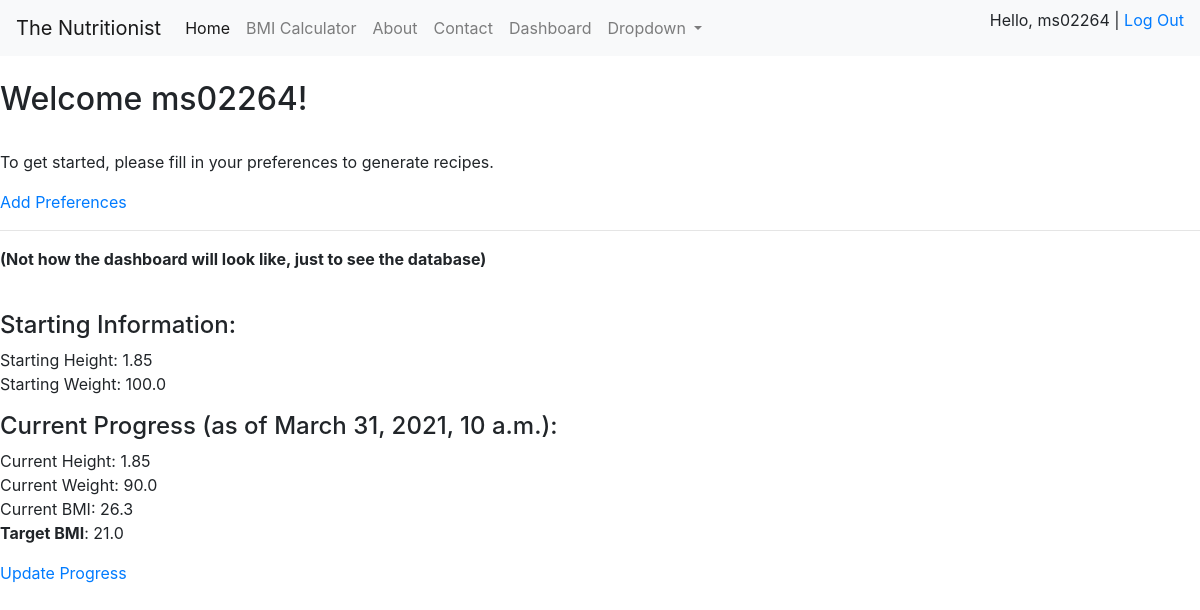
Before: /account/dashboard/2 (signed in) with the older database file.
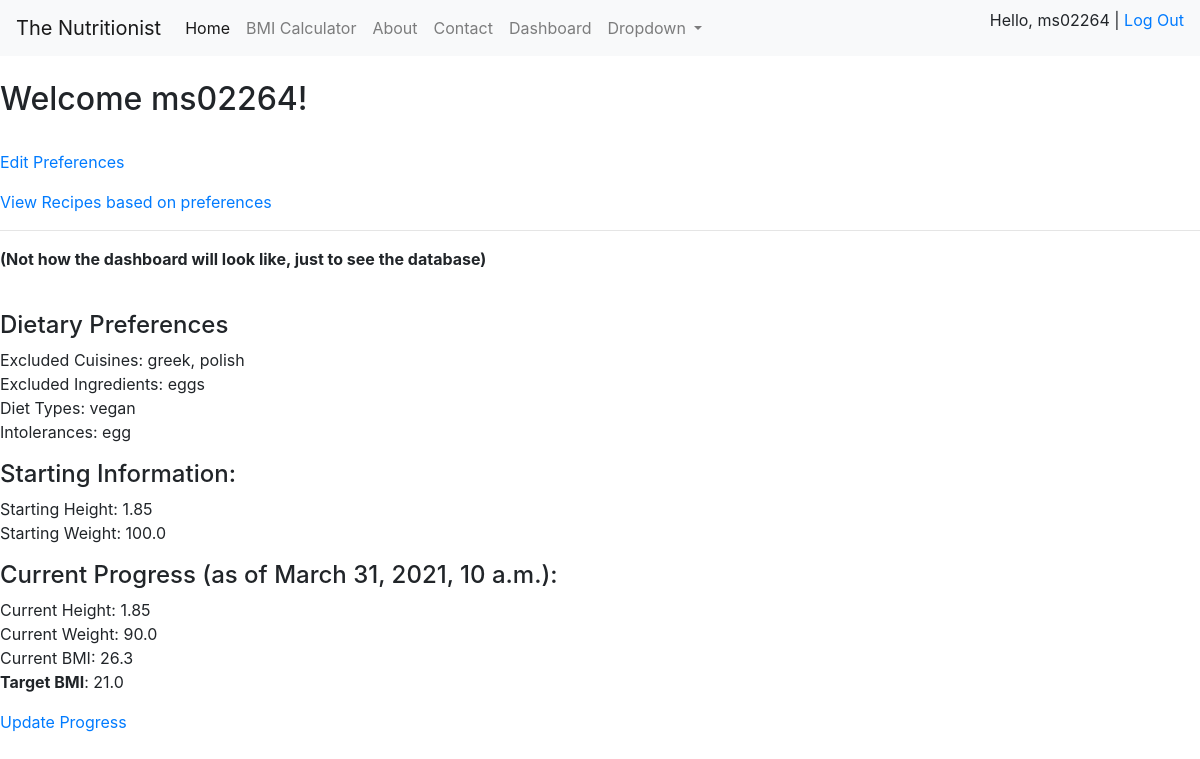
After: the same page with the newer database file.
### account/models.py (models this page shows, shortened)
class Account(AbstractBaseUser):
    email = models.EmailField(verbose_name="email", max_length=60, unique=True)
    username = models.CharField(max_length=30, unique=True, blank=False)
    date_joined = models.DateTimeField(verbose_name='date joined', auto_now_add=True)
    last_login = models.DateTimeField(verbose_name='last login', auto_now=True)
    is_admin = models.BooleanField(default=False)
    is_active = models.BooleanField(default=True)
    is_staff = models.BooleanField(default=False)
    is_superuser = models.BooleanField(default=False)
    USERNAME_FIELD = 'username'
    REQUIRED_FIELDS = ['email']
    objects = MyAccountManager()

### progress/models.py (models this page shows, shortened)
class Progress(models.Model):
    user = models.OneToOneField(Account, on_delete=models.CASCADE, primary_key=True)
    starting_weight = models.FloatField(validators=[MinValueValidator(0), MaxValueValidator(400)], blank=False)
    starting_height = models.FloatField(validators=[MinValueValidator(0), MaxValueValidator(3)], blank=False)
    current_bmi = models.FloatField(validators=[MinValueValidator(10), MaxValueValidator(50)], blank=True)
    target_bmi = models.FloatField(validators=[MinValueValidator(10), MaxValueValidator(50)], blank=False)
    current_height = models.FloatField(validators=[MinValueValidator(0), MaxValueValidator(3)], default=0)
    current_weight = models.FloatField(validators=[MinValueValidator(0), MaxValueValidator(400)], default=0)
    last_updated = models.DateTimeField(auto_now_add=True, blank=True)

### diets/models.py (models this page shows, shortened)
class Diet(models.Model):
    user = models.OneToOneField(Account, on_delete=models.CASCADE, primary_key=True)
    start_date = models.DateTimeField(auto_now_add=True)
    '''
    The total nutrition since the start of the diet. This should let us
    have a 'memory' of previous week's nutrition and let us balance out
    any disproportionate diets. This is a first implementation and
    something I want to review a bit more since there isn't loads of
    research or planning behind how this works.

    -Oliver
    '''
    total_energy = models.FloatField(validators=[MinValueValidator(0)])
    total_protein = models.FloatField(validators=[MinValueValidator(0)])
    total_carbs = models.FloatField(validators=[MinValueValidator(0)])
    total_fats = models.FloatField(validators=[MinValueValidator(0)])
    exclude_cuisines = models.CharField(max_length=100, blank=True)
    exclude_ingredients = models.CharField(max_length=100, blank=True)
    diets = models.CharField(max_length=100, blank=True)
    intolerances = models.CharField(max_length=100, blank=True)

### account/views.py (the view)
# urls.py: path('account/dashboard/<int:pk>', dashboard_view, name='user_dashboard'),
def dashboard_view(request, pk):
    context = {}
    try:
        if request.user.progress:
            return render(request, 'account/dashboard.html', context)
    except Exception as e:
        return redirect('progress_form')

### account/templates/account/dashboard.html
{% extends 'base.html' %}
{% block content %}
    <br>
    <h2>Welcome {{request.user.username}}!</h2>
    <br>
    {% if not request.user.diet %}
        <p>To get started, please fill in your preferences to generate recipes.</p>
        <p><a href="{%url 'set_dietary_preferences' request.user.pk %}">Add Preferences</a></p>
    {% else %}
        <p><a href="{%url 'set_dietary_preferences' request.user.pk %}">Edit Preferences</a></p>
        <p><a href="{%url 'view_recipe_preferences' request.user.pk %}">View Recipes based on preferences</a></p>
    {% endif %}
    <hr>
    <p><strong>(Not how the dashboard will look like, just to see the database)</strong></p>
    <br>
    {% if request.user.diet %}
        <h4>Dietary Preferences</h4>
        <p> Excluded Cuisines: {{ request.user.diet.exclude_cuisines }}
        <br> Excluded Ingredients: {{ request.user.diet.exclude_ingredients }}
        <br> Diet Types: {{ request.user.diet.diets }}
        <br> Intolerances: {{ request.user.diet.intolerances }}</p>
    {% endif %}
    <h4>Starting Information:</h4>
    <p>
        Starting Height: {{request.user.progress.starting_height}}<br>
        Starting Weight: {{request.user.progress.starting_weight}}<br>
    </p>
    <h4>Current Progress (as of {{request.user.progress.last_updated}}):</h4>
    <p>
        Current Height: {{request.user.progress.current_height}}<br>
        Current Weight: {{request.user.progress.current_weight}}<br>
        Current BMI: {{request.user.progress.current_bmi}}<br>
        <strong>Target BMI</strong>: {{request.user.progress.target_bmi}}
    </p>
    <p><a href="{% url 'update_progress' request.user.progress.pk %}">Update Progress</a></p>
{% endblock content %}

### templates/base.html (shortened to what this page needs)
{% load static %}
<html>
    <head>
        <link rel="stylesheet" type="text/css" href="{% static '/css/main.css' %}">
        <link rel="stylesheet" href="https://stackpath.bootstrapcdn.com/bootstrap/4.3.1/css/bootstrap.min.css">
    </head>
    <body>
        {% include 'navbar.html' %}
        {% block content %}
        {% endblock %}
    </body>
</html>

### templates/navbar.html (shortened to what this page needs)
<nav class="navbar navbar-expand-lg navbar-light bg-light">
    <a class="navbar-brand" href="/">The Nutritionist</a>
    <div class="collapse navbar-collapse" id="navbarSupportedContent">
        <ul class="navbar-nav mr-auto">
            <li class="nav-item active">
                <a class="nav-link" href="/">Home <span class="sr-only">(current)</span></a>
            </li>
            <li class="nav-item">
                <a class="nav-link" href="/bmi">BMI Calculator</a>
            </li>
            <li class="nav-item">
                <a class="nav-link" href="#">About</a>
            </li>
            <li class="nav-item">
                <a class="nav-link" href="/contact">Contact</a>
            </li>
            {% if request.user.is_authenticated %}
                <li class="nav-item">
                {% if request.user.is_admin %}
                    <a class="nav-link" href="/admin">Admin Panel</a>
                {% else %}
                    <a class="nav-link" href="{% url 'user_dashboard' request.user.pk %}">Dashboard</a>
                {% endif %}
                </li>
            {% endif %}
            <li class="nav-item dropdown">
                <a class="nav-link dropdown-toggle" href="#" id="navbarDropdown" role="button" data-toggle="dropdown"
                    aria-haspopup="true" aria-expanded="false">
                    Dropdown
                </a>
            </li>
        </ul>
        <ul class="navbar-nav ml-auto">
            <li class="nav-item">
                {% if request.user.is_authenticated %}
                <p>Hello, {{request.user.username}} | <a href="{% url 'logout' %}">Log Out</a></p>
                {% else %}
                <p><a href="{% url 'register' %} ">Register</a> | <a href="{% url 'login' %}">Login</a></p>
                {% endif %}
            </li>
        </ul>
    </div>
</nav>

Changed rows visible on the page:
changed Account "ms02264": user.diet.exclude_cuisines (not shown) → "greek, polish"; user.diet.exclude_ingredients (not shown) → "eggs"; user.diet.diets (not shown) → "vegan"; user.diet.intolerances (not shown) → "egg"
Other visible differences:
text no longer shown: "To get started, please fill in your preferences to generate recipes. Add Preferences"
text now shown: "Edit Preferences View Recipes based on preferences Dietary Preferences Excluded Cuisines: Excluded Ingredients: Diet Types: Intolerances:"
